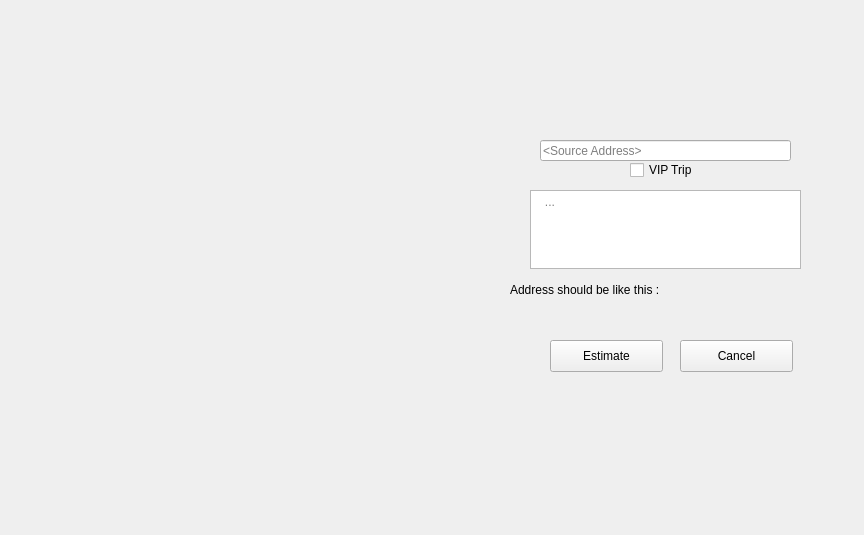
<?xml version="1.0" encoding="UTF-8"?>
<ui version="4.0">
 <class>Estimate</class>
 <widget class="QWidget" name="Estimate">
  <property name="geometry">
   <rect>
    <x>0</x>
    <y>0</y>
    <width>864</width>
    <height>535</height>
   </rect>
  </property>
  <property name="windowTitle">
   <string>Form</string>
  </property>
  <widget class="QLabel" name="label">
   <property name="geometry">
    <rect>
     <x>0</x>
     <y>0</y>
     <width>871</width>
     <height>541</height>
    </rect>
   </property>
   <property name="text">
    <string/>
   </property>
   <property name="pixmap">
    <pixmap resource="images.qrc">:/Request/EstimateAndRequest.png</pixmap>
   </property>
   <property name="scaledContents">
    <bool>true</bool>
   </property>
  </widget>
  <widget class="QLineEdit" name="SourcTxt">
   <property name="geometry">
    <rect>
     <x>540</x>
     <y>140</y>
     <width>251</width>
     <height>21</height>
    </rect>
   </property>
   <property name="placeholderText">
    <string>&lt;Source Address&gt;</string>
   </property>
  </widget>
  <widget class="QCheckBox" name="VipBox">
   <property name="geometry">
    <rect>
     <x>630</x>
     <y>160</y>
     <width>87</width>
     <height>20</height>
    </rect>
   </property>
   <property name="text">
    <string>VIP Trip</string>
   </property>
  </widget>
  <widget class="QTextEdit" name="DestinationTxt">
   <property name="geometry">
    <rect>
     <x>530</x>
     <y>190</y>
     <width>271</width>
     <height>79</height>
    </rect>
   </property>
   <property name="placeholderText">
    <string>&lt;Destination 0 Address&gt;  &lt;Destination 1 Address&gt; ... &lt;Final Destination Address&gt;</string>
   </property>
  </widget>
  <widget class="QPushButton" name="EstimateBtn">
   <property name="geometry">
    <rect>
     <x>550</x>
     <y>340</y>
     <width>113</width>
     <height>32</height>
    </rect>
   </property>
   <property name="text">
    <string>Estimate</string>
   </property>
  </widget>
  <widget class="QPushButton" name="CancelBtn">
   <property name="geometry">
    <rect>
     <x>680</x>
     <y>340</y>
     <width>113</width>
     <height>32</height>
    </rect>
   </property>
   <property name="text">
    <string>Cancel</string>
   </property>
  </widget>
  <widget class="QLabel" name="label_2">
   <property name="geometry">
    <rect>
     <x>510</x>
     <y>280</y>
     <width>181</width>
     <height>20</height>
    </rect>
   </property>
   <property name="text">
    <string>Address should be like this :</string>
   </property>
  </widget>
  <widget class="QLabel" name="label_3">
   <property name="geometry">
    <rect>
     <x>650</x>
     <y>300</y>
     <width>171</width>
     <height>16</height>
    </rect>
   </property>
   <property name="text">
    <string>&lt;GalaxyName,PlanetName&gt;</string>
   </property>
  </widget>
 </widget>
 <resources>
  <include location="images.qrc"/>
 </resources>
 <connections/>
</ui>
